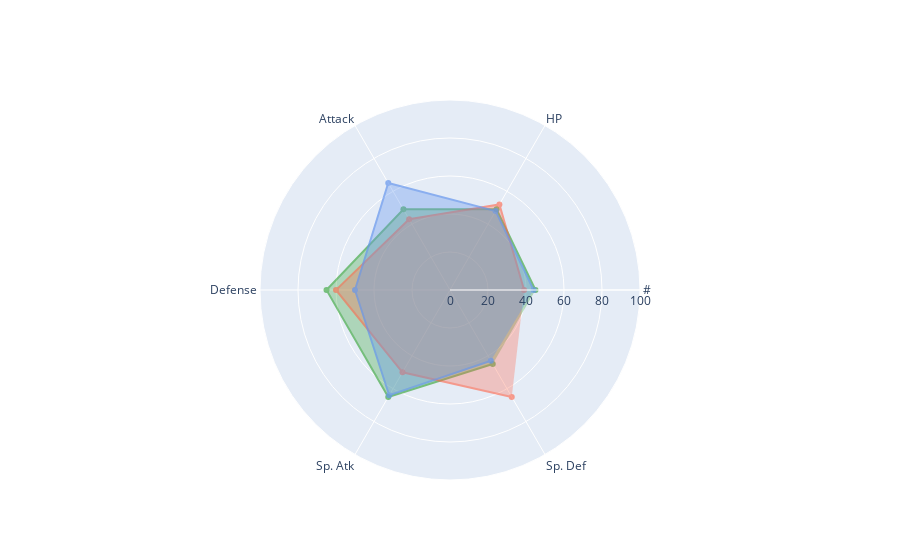

Notebook cell for this chart:
### Code cell
bulbasaur_stats=np.array(starters.iloc[0,5:11])
charmander_stats=np.array(starters.iloc[1,5:11])
squirtle_stats=np.array(starters.iloc[2,5:11])


categories = database.columns.drop(['Total','Type 1','Type 2','Name','Generation','Legendary'])

fig = go.Figure()

fig.add_trace(go.Scatterpolar(
      r=bulbasaur_stats,
      theta=categories,
      fill='toself',
      name='Bulbasaur',
      marker_color='#2ca02c',
      opacity=0.6
))
fig.add_trace(go.Scatterpolar(
      r=charmander_stats,
      theta=categories,
      fill='toself',
      name='Charmander',
      marker_color='tomato',
      opacity=0.6
))

fig.add_trace(go.Scatterpolar(
      r=squirtle_stats,
      theta=categories,
      fill='toself',
      name='Squirtle',
      marker_color='cornflowerblue',
      opacity=0.7
))

fig.update_layout(
  polar=dict(
    radialaxis=dict(
      visible=True,
      range=[0, 100]
    )),
  showlegend=False
)

fig.show()

### Figure 1 — Plotly figure (JSON) as saved in the notebook; plotly's stock layout.template omitted (floating-point values rounded to 4 significant figures)
{"data": [{"fill": "toself", "marker": {"color": "#2ca02c"}, "name": "Bulbasaur", "opacity": 0.6, "r": [45, 49, 49, 65, 65, 45], "theta": ["#", "HP", "Attack", "Defense", "Sp. Atk", "Sp. Def", "Speed"], "type": "scatterpolar"}, {"fill": "toself", "marker": {"color": "tomato"}, "name": "Charmander", "opacity": 0.6, "r": [39, 52, 43, 60, 50, 65], "theta": ["#", "HP", "Attack", "Defense", "Sp. Atk", "Sp. Def", "Speed"], "type": "scatterpolar"}, {"fill": "toself", "marker": {"color": "cornflowerblue"}, "name": "Squirtle", "opacity": 0.7, "r": [44, 48, 65, 50, 64, 43], "theta": ["#", "HP", "Attack", "Defense", "Sp. Atk", "Sp. Def", "Speed"], "type": "scatterpolar"}], "layout": {"polar": {"radialaxis": {"range": [0, 100], "visible": true}}, "showlegend": false}}
